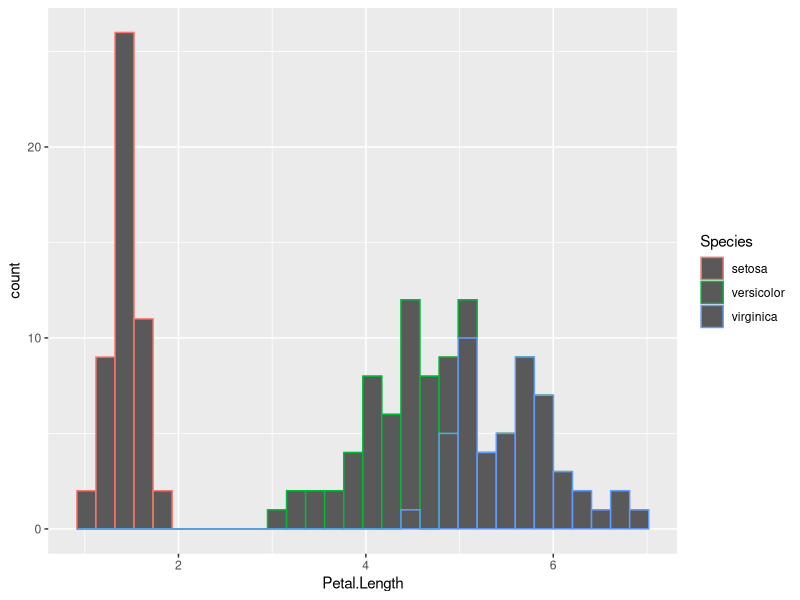
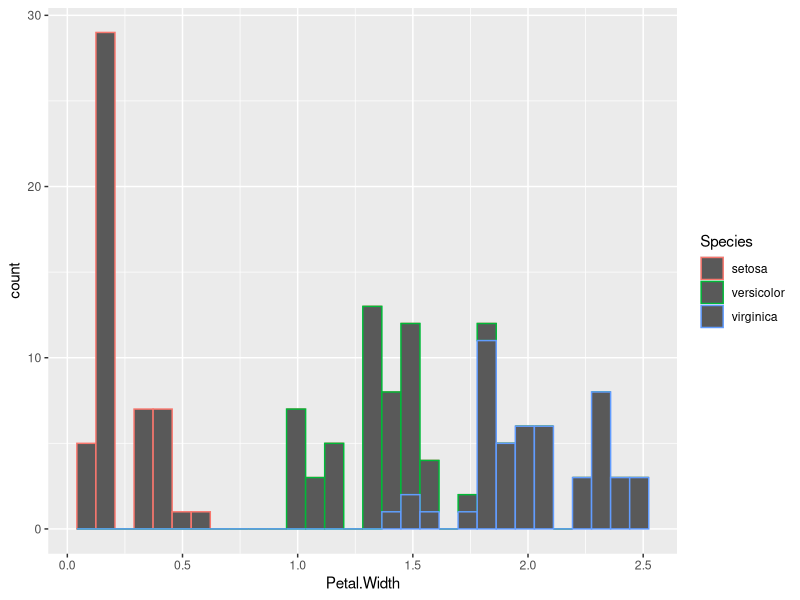
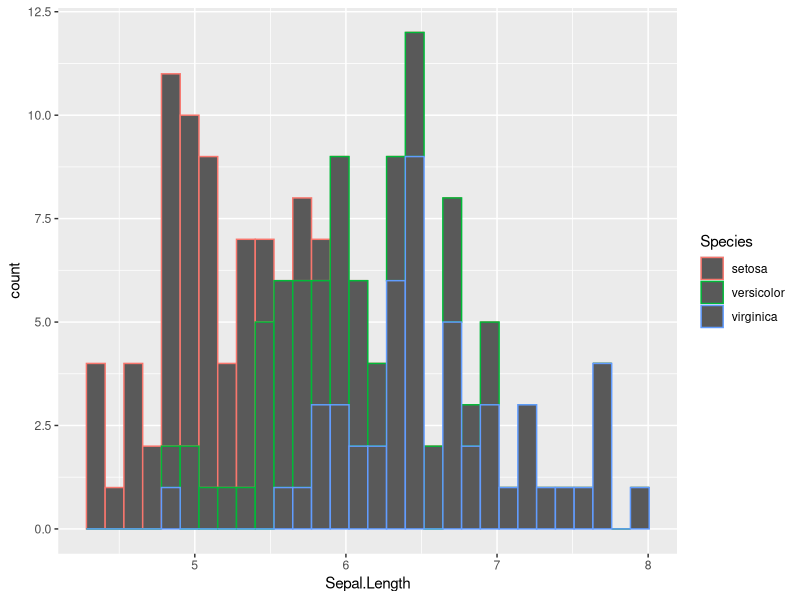
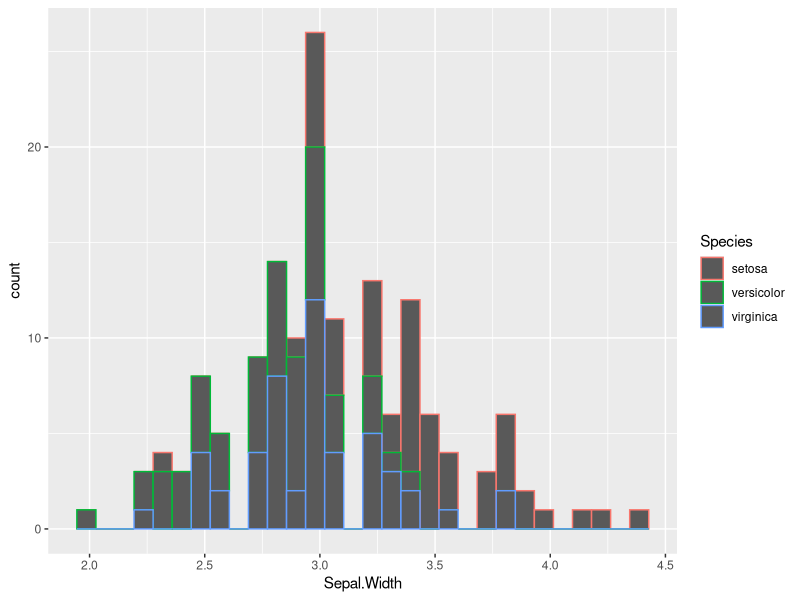

Generate these figures, in order, with R:


iris

#Visualize data to inform a hypothesis/theory
library(ggplot2)
ggplot(data = iris) + aes(x = Petal.Length, color = Species) + geom_histogram()
ggplot(data = iris) + aes(x = Petal.Width, color = Species) + geom_histogram()
ggplot(data = iris) + aes(x = Sepal.Length, color = Species) + geom_histogram()
ggplot(data = iris) + aes(x = Sepal.Width, color = Species) + geom_histogram()

rm(list=ls())

#Build 1NN function from scratch
knn1 <- function(training.data, training.groups, testing.data) {
  #Form vector that fits length of testing data to last row
    predicted.groups <- vector(length=nrow(testing.data))
  #Peform following operation for each record in testing data until last row (nrow)
  for(a in 1:nrow(testing.data)) {
    #Calculate Euclidean distances
     #(the "1" argument means rows, a "2" would mean columns)
     #(the "a," syntax will perform operation for each row)
    euclid.distance <- apply(training.data, 1, function(x,y) sqrt(sum((x-y)^2)), testing.data[a, ])
    #Sort the Euclidean distances using order function (default is ascending)
    distance.sorted <- order(euclid.distance)  
    #Grab the most minimized distance for training groups and dump into a vector, 1=k 
    predicted.groups[a] <- training.groups[distance.sorted[1]]}
  #Encode as a factor using training group labels
  factor(predicted.groups, labels=levels(training.groups))
}

#Divide data into 2 random samples
n <- nrow(iris)
set.seed(500)
# Create training and testing data by pulling half a sample randomly
randsamp <- sort(sample(1:n, n * (1 / 2)))
# Select only numeric data for calculating distances
# If you have a theory only select columns that matters 
training.data1 <- iris[randsamp, 1:4]
testing.data1 <- iris[-randsamp, 1:4]
# Select categorical columns for grouping points
training.groups1 <- iris[randsamp, 5] 
testing.groups1 <- iris[-randsamp, 5]

#Test knn1 function
predicted.groupsHard <- knn1(training.data1, training.groups1, testing.data1)
# Number of records that didn't match
sum(predicted.groupsHard != testing.groups1)
# Total number of records overall
length(testing.groups1)
#4 misses out of 75 

#Now do it the easy way, pull knn library which helps us calculate and minimize
#euclidean distance betweeen all points in our matrix
library('class')
# Predict groups using the knn function (only using 1 nearest neighbor)
predicted.groupsEasy <- knn(training.data1, testing.data1, training.groups1, k = 1)
# Number of records that didn't match
sum(predicted.groupsEasy != testing.groups1)
# Total number of records overall
length(testing.groups1)
# 4 misses out of 75 
